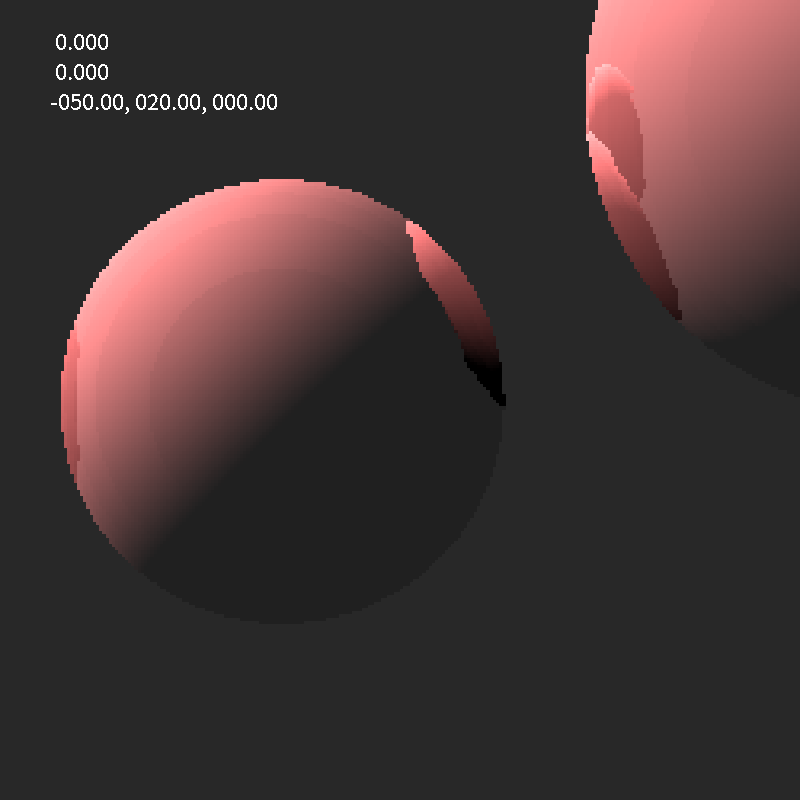
Frame 1 (no input)
Frame 60 (the mouse pressed at the canvas centre just before this capture): identical to frame 1, image omitted
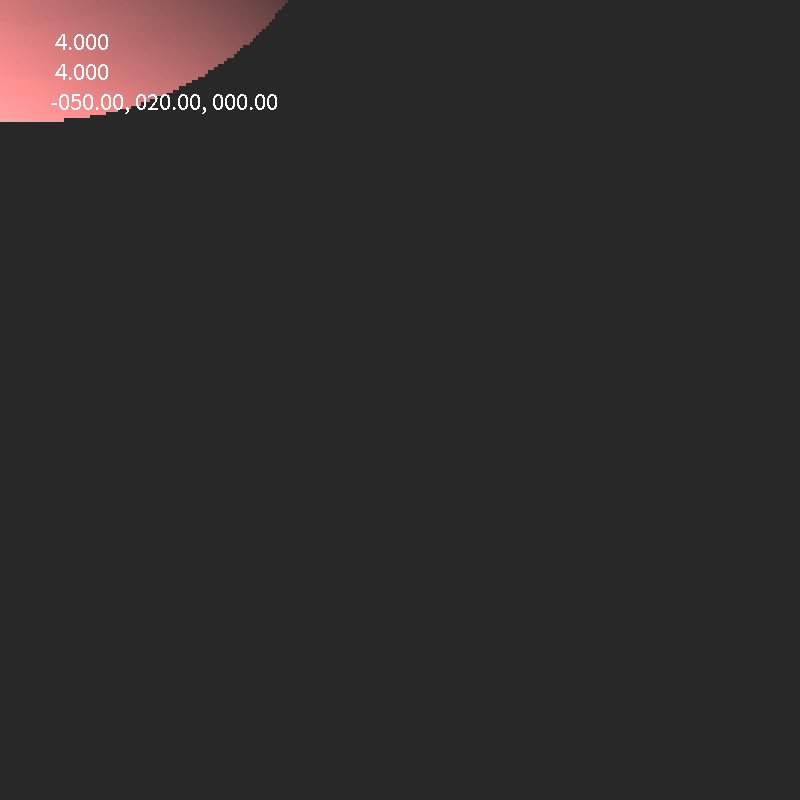
Frame 120 (the mouse held since frame 60 and released just before this capture)

The Processing sketch that drew these frames (run headless with seeded random() and noise(); from frame 60 on, the mouse is pressed at the canvas centre):

// Processing sketch: RayMarching3D
// ── RayMarching3D.pde

// #region - Setup

Player player;
PVector tempLightDir;
// ArrayList<Light> lights;
ArrayList<Sphere> spheres;


void setup() {
  size(800, 800); // Main setup
  noStroke();
  noSmooth();
  textSize(25);

  player = new Player(new PVector(-50, 20));
  tempLightDir = new PVector(0, 1, 0.2).normalize();
  // lights = new ArrayList<Light>(); // Setup lights
  // lights.add(new Light(new PVector(0, 100, 100), color(255, 150, 150)));
  // lights.add(new Light(new PVector(0, -100, 100), color(150, 255, 150)));
  spheres = new ArrayList<Sphere>(); // Setup spheres
  spheres.add(new Sphere(new PVector(100, 100, -50), 50));
  spheres.add(new Sphere(new PVector(120, 0, 0), 35));
  spheres.add(new Sphere(new PVector(80, -130, 0), 50));
}

// #endregion


// #region - Main

void draw() {
  background(0); // Main updates
  player.update();
}


float distanceToScene(PVector p) { // Get shortest distance to a scene object
  float distToSphere = 0;
  for (int i = 0; i < spheres.size(); i++) {
    float d = spheres.get(i).signedDistance(p);
    if (d < distToSphere || i==0) {
      distToSphere = d;
    }
  }
  return distToSphere;
}


PVector estimateNormal(PVector p) { // Get an estimated normal value
  float normalEpsilon = 0.1;
  return new PVector(
    distanceToScene(new PVector(p.x+normalEpsilon, p.y, p.z))-distanceToScene(new PVector(p.x-normalEpsilon, p.y, p.z)),
    distanceToScene(new PVector(p.x, p.y+normalEpsilon, p.z))-distanceToScene(new PVector(p.x, p.y-normalEpsilon, p.z)),
    distanceToScene(new PVector(p.x, p.y, p.z+normalEpsilon))-distanceToScene(new PVector(p.x, p.y, p.z-normalEpsilon))
  ).normalize();
}


color colTrace(PVector point, PVector direction, int reflectCount) { // Ray trace and find color
  int count = 0;
  PVector p = point.copy();
  PVector dir = direction.copy();
  float d = distanceToScene(p);
  while (true) {

    if (count > 50) return color(40);

    if (d < 2) {
      PVector norm = estimateNormal(p);
      float mult = vDot(norm.copy().mult(-1), tempLightDir); // Color of object
      color current = color(200*mult, 100*mult, 100*mult);
      if (reflectCount == 0) return current;

      color reflect = colTrace(p.add(norm.copy().mult(3)), norm, reflectCount-1);
      float r = red(current) + 0.8*red(reflect);
      float g = green(current) + 0.8*green(reflect);
      float b = blue(current) + 0.8*blue(reflect);
      return color(r, g, b);
    }

    p.add(dir.copy().mult(d));
    d = distanceToScene(p);
    count++;
  }
}

// #endregion


// #region - Input

void keyPressed() {
  player.keysPressed[keyCode] = true;
}


void keyReleased() {
  player.keysPressed[keyCode] = false;
}


PVector vectorFromAngles(float a1, float a2) {
  return new PVector(
    cos(a1)*cos(a2),
    sin(a1)*cos(a2),
    sin(a2)
  );
}


float vDot(PVector v1, PVector v2) {
  return v1.x*v2.x + v1.y*v2.y + v1.z+v2.z;
}

// #endregion


class Player {
  // #region - Main

  PVector viewScale;
  float horzFov;
  float vertFov;

  PVector pos;
  float horzAngle;
  float vertAngle;
  PGraphics view;
  boolean[] keysPressed;


  Player(PVector pos_) {
    viewScale = new PVector(250, 250); // Setup constants
    horzFov = TWO_PI * 45/360;
    vertFov = TWO_PI * 45/360;

    pos = pos_; // Setup variables
    view = createGraphics((int)viewScale.x, (int)viewScale.y);
    horzAngle = 0;
    vertAngle = 0;
    keysPressed = new boolean[400];
  }


  void update() {
    updateInput();
    updateView();
  }


  void updateInput() {
    if (mousePressed) {
      horzAngle += (mouseX - pmouseX) * 0.01; // Move camera
      vertAngle += (mouseY - pmouseY) * 0.01;
    }

    float speed = keysPressed[16]?0.2:1; // Get direction vectors and speed
    PVector moveForward = vectorFromAngles(horzAngle, vertAngle).mult(speed);
    PVector moveSideward = vectorFromAngles(horzAngle+PI/2, vertAngle).mult(speed);
    PVector moveUpward = new PVector(0, 0, 1).mult(speed);

    if (keysPressed[65]) pos.sub(moveSideward); // Move position
    if (keysPressed[87]) pos.add(moveForward);
    if (keysPressed[68]) pos.add(moveSideward);
    if (keysPressed[83]) pos.sub(moveForward);
    if (keysPressed[69]) pos.add(moveUpward);
    if (keysPressed[81]) pos.sub(moveUpward);
  }


  void updateView() {
    view.beginDraw(); // Update view
    view.loadPixels();

    for (int i = 0; i < viewScale.x*viewScale.y; i++) { // Get forward vector for each direction
      float horzProg = map((i%viewScale.x), 0, viewScale.x, -0.5, 0.5);
      float vertProg = map(floor(i/viewScale.x), 0, viewScale.y, -0.5, 0.5);
      float horz = horzAngle + horzProg*horzFov;
      float vert = vertAngle + vertProg*vertFov;
      PVector dir = vectorFromAngles(horz, vert);

      // Ray trace it forward to get color
      view.pixels[i] = colTrace(pos, dir, 1);
    }

    view.updatePixels();
    view.endDraw();
    image(view, 0, 0, width, height); // Show view

    noStroke(); // Debug
    fill(255);
    text(horzAngle, 50, 50);
    text(vertAngle, 50, 80);
    text(nf(pos.x,3,2)+", "+nf(pos.y,3,2)+", "+nf(pos.z,3,2), 50, 110);
  }

  // #endregion
}


class Sphere {
  // #region - Main

  PVector pos;
  float size;


  Sphere(PVector pos_, float size_) {
    pos = pos_;
    size = size_;
  }


  float signedDistance(PVector point) {
    float dx = pos.x-point.x;
    float dy = pos.y-point.y;
    float dz = pos.z-point.z;
    return sqrt(dx*dx + dy*dy + dz*dz) - size;
  }

  // #endregion
}


class Light {
  // #region - Main

  PVector pos;
  color col;


  Light(PVector pos_, color col_) {
    pos = pos_;
    col = col_;
  }

  // #endregion
}
